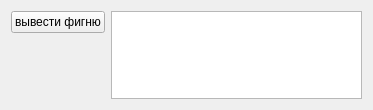
<?xml version="1.0" encoding="UTF-8"?>
<ui version="4.0">
 <class>MainWindow</class>
 <widget class="QMainWindow" name="MainWindow">
  <property name="geometry">
   <rect>
    <x>0</x>
    <y>0</y>
    <width>373</width>
    <height>110</height>
   </rect>
  </property>
  <property name="windowTitle">
   <string>MainWindow</string>
  </property>
  <widget class="QWidget" name="centralWidget">
   <layout class="QHBoxLayout" name="horizontalLayout_2">
    <item>
     <layout class="QHBoxLayout" name="horizontalLayout">
      <item>
       <layout class="QVBoxLayout" name="verticalLayout">
        <item>
         <widget class="QPushButton" name="pushButton">
          <property name="text">
           <string>вывести фигню</string>
          </property>
         </widget>
        </item>
        <item>
         <spacer name="verticalSpacer">
          <property name="orientation">
           <enum>Qt::Vertical</enum>
          </property>
          <property name="sizeHint" stdset="0">
           <size>
            <width>20</width>
            <height>40</height>
           </size>
          </property>
         </spacer>
        </item>
       </layout>
      </item>
      <item>
       <widget class="QTextEdit" name="log">
        <property name="readOnly">
         <bool>true</bool>
        </property>
       </widget>
      </item>
     </layout>
    </item>
   </layout>
  </widget>
 </widget>
 <layoutdefault spacing="6" margin="11"/>
 <resources/>
 <connections/>
</ui>
